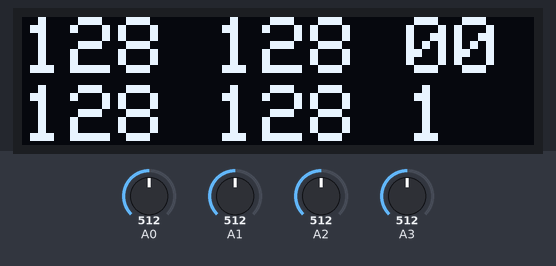
The sketch below on a simulated Arduino Nano, built with avr-gcc and run on an emulated ATmega328P. Shown: 128×32 one-colour display. The test bench sets the inputs (shaded band); at power-on: A0 = 512, A1 = 512, A2 = 512, A3 = 512. The display library's start-up logo is not drawn; no radio packets arrive unless stated.

Above: at 2.3 s.
2.4 s: A0 set to 716
At 3.0 s:
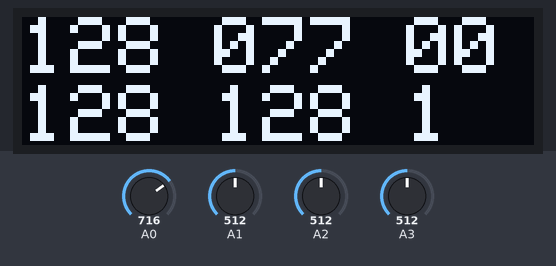
4.0 s: A1 set to 716
At 5.2 s:
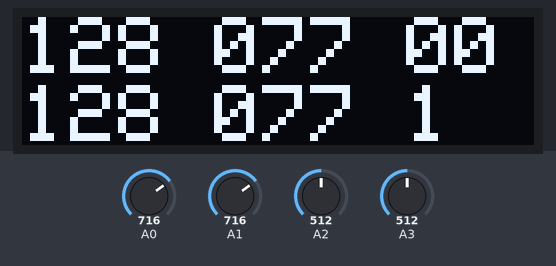
5.5 s: A2 set to 716
At 6.8 s:
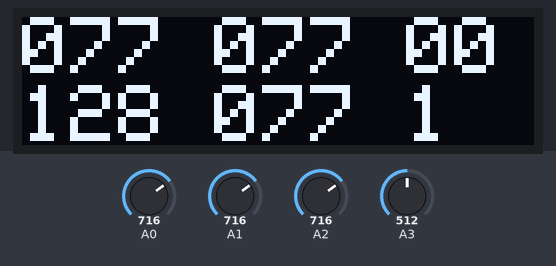
7.1 s: A3 set to 716
At 7.7 s:
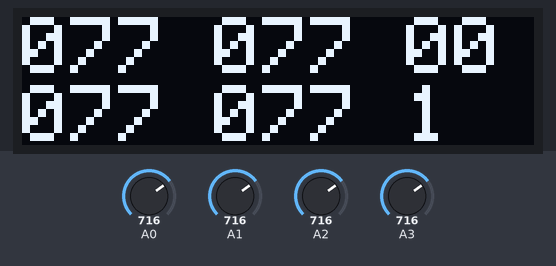
8.6 s: A0 set to 992
At 9.6 s:
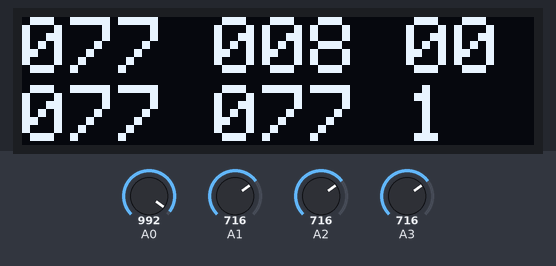
10.1 s: A1 set to 992
At 11.3 s:
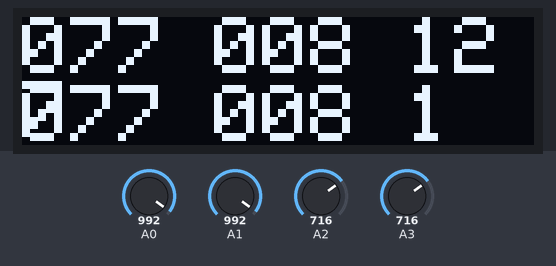
Timing chart, 0 to 13.1 s (numbered marks = the images above; inputs shaded):
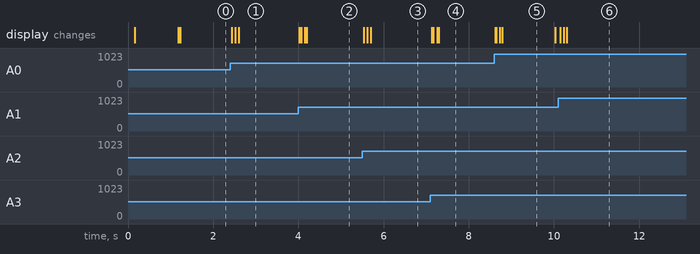

The sketch:

nrf_remote_oled.ino
```cpp
// (licence header left out)
/**
 * Example LED Remote
 *
 * This is an example of how to use the RF24 class to control a remote
 * bank of LED's using buttons on a remote control.
 *
 * On the 'remote', connect any number of buttons or switches from
 * an arduino pin to ground.  Update 'button_pins' to reflect the
 * pins used.
 *
 * On the 'led' board, connect the same number of LED's from an
 * arduino pin to a resistor to ground.  Update 'led_pins' to reflect
 * the pins used.  Also connect a separate pin to ground and change
 * the 'role_pin'.  This tells the sketch it's running on the LED board.
 *
 * Every time the buttons change on the remote, the entire state of
 * buttons is send to the led board, which displays the state.
 */


//#include <Wire.h>
#include <SPI.h>
#include "nRF24L01.h"
#include "RF24.h"
#include "printf.h"

//
// Hardware configuration
//

// Set up nRF24L01 radio on SPI bus plus pins 9 & 10 (CE & CS)

//RF24 radio(10, 9); //rf nano
RF24 radio(8,9 );

// sets the role 1 rx, 2 tx
const int role_remote = 1;
const int role_led = 2;

const int role = role_remote;

// Pins on the remote for buttons
const uint8_t num_buttons = 4;

// Single radio pipe address for the 2 nodes to communicate.
const uint64_t pipe = 0xE8E8F0F0E1LL;

// The debug-friendly names of those roles
const char* role_friendly_name[] = { "invalid", "Remote", "rx Board"};

//
// Payload
//


uint16_t button_states[num_buttons];
uint8_t led_states[num_buttons];
const uint8_t msgSize = sizeof(button_states);

//analog
int xval=0, yval =0;

//
// Setup
//


// oled stuff

#include <Wire.h>
#include <Adafruit_GFX.h>
#include <Adafruit_SSD1306.h>

#define SCREEN_WIDTH 128 // OLED display width, in pixels
#define SCREEN_HEIGHT 32 // OLED display height, in pixels

#define OLED_RESET     -1 // Reset pin # (or -1 if sharing Arduino reset pin)
#define SCREEN_ADDRESS 0x3C ///< See datasheet for Address; 0x3D for 128x64, 0x3C for 128x32
Adafruit_SSD1306 display(SCREEN_WIDTH, SCREEN_HEIGHT, &Wire, OLED_RESET);

#include "analog.h"

    //usb down!
analog a0(0); //right 0 up
analog a1(1); //not working?
analog a2(2); //left 255 up
analog a3(3); //turn

//start/title screen screen
void mRec(){
    display.drawRect(1, 1, display.width()-2, display.height()-4, SSD1306_WHITE);

    display.setTextSize(3);             // Normal 1:1 pixel scale
    display.setTextColor(SSD1306_WHITE);        // Draw white text
    display.setCursor(6,4);             // Start at top-left corner
    display.println("PiPico");
    display.setCursor(15,20);
    display.println("Clock");
    display.display();
}


bool showtime = false;  //show time or animation
bool pacd = false;  //anamation flag
int stepsize = 11;  //width of dots//jump width
int tt = 0, stage = 0;    //tik //level
int astart = 0, aend = 1, asteps = 15, apausetik =0;

void mTri(int x ) {
    int w = 23, h = 5+(x%2)*15, y = 30, xx = stepsize*x;
    display.fillTriangle( xx+3, y, xx+w, y+h, xx+w, y-h, SSD1306_BLACK);

}
void mdrawCircle(int x, int y, int d){
    display.fillCircle(x, y, d, SSD1306_WHITE);
    display.display();
}

void drawPac(int x){
      int y = 30;
      int i = x-1;
      mdrawCircle((i)*stepsize, 30, 22);
      display.fillCircle(stepsize*i+7, y-11, 2, SSD1306_BLACK);
      mTri(i);
      display.display();
}
//left, right, steps, stage counter
void pac(){
    if(++tt < 10000) return;    //end here

      tt = 0;  //draw dots...
          display.clearDisplay();
      if(stage ==0 and aend++ > asteps){
        stage = 1;
        for(int i=astart; i<aend; i++)
        mdrawCircle(11+i*stepsize, 32, 1);

      } else if(stage == 1 and astart++ <aend){
          display.clearDisplay();
          drawPac(astart);
         for(int i=astart; i<aend; i++)
           mdrawCircle(11+i*stepsize, 32, 1);
           if(astart>asteps/2) stage = 2;
      }else if(stage == 2){    //pause keep chomping
          if(apausetik++ > asteps/2){
              stage = 3;
              apausetik = 0;
          }
          display.clearDisplay();
          drawPac(astart);
         for(int i=astart; i<aend; i++)
           mdrawCircle(11+i*stepsize, 32, 1);

      } else if(stage == 3 and astart++ <=asteps){    //pause keep chomping
          if(astart>= asteps) stage = 4;
          display.clearDisplay();
          drawPac(astart);
         for(int i=astart; i<aend; i++)
           mdrawCircle(11+i*stepsize, 32, 1);

      } else if(stage == 4){
         if(apausetik++ > asteps/2){
              stage = 5;
              apausetik = 0;
          }
          testdrawoled("ACME", "00");
      } else if(stage == 5){
         if(apausetik++ > asteps/2){
              stage = 6;
              apausetik = 0;
          }
          testdrawoled("Remote", "01");
      }else if(stage == 6){
         showtime = true;
         astart= 0;
         aend = 1;
         pacd = false;
      }
}
void playPac(){
  pacd = true;
  showtime = false;
  stage = 0;
}

//draw oled/ 2 lines
void testdrawoled( String currentTime, String line2) {
  display.clearDisplay();

  display.setTextSize(2);             // Normal 1:1 pixel scale
  display.setTextColor(SSD1306_WHITE);        // Draw white text
  display.setCursor(0,0);             // Start at top-left corner
  display.println(currentTime);
//  display.println(currentTime.substring(0,4) ); //only 4 chars wide on the main line...

  display.setTextSize(2);
  display.setCursor(0,17);             // Start at top-left corner
  display.println(line2);
  //add day/date in the empty space
  display.display();
}

//end oled stuff

void setup(void)
{

  //
  // Print preamble
  //
//  Serial.begin(57600);
//  printf_begin();
//  delay(222);
//  for(int i=0; i<111; i++) if(Serial) break;
////  while(!Serial);
//  Serial.println("Acme rf TEST");
//  printf("\n\rRF24/examples/led_remote/\n\r");
//  printf("ROLE: %s\n\r",role_friendly_name[role]);

  //
  // Setup and configure rf radio
  //

  radio.begin();
  radio.setPALevel(RF24_PA_LOW);    //RF24_PA_MIN=-18dBm, RF24_PA_LOW=-12dBm, RF24_PA_MED=-6dBM, and RF24_PA_HIGH=0dBm.
  radio.setDataRate(RF24_250KBPS);
   //speed  RF24_250KBPS for 250kbs, RF24_1MBPS for 1Mbps, or RF24_2MBPS for 2Mbps

  // Open pipes to other nodes for communication
  //

  // This simple sketch opens a single pipes for these two nodes to communicate
  // back and forth.  One listens on it, the other talks to it.

  if ( role == role_remote )
  {
    radio.openWritingPipe(pipe);
  }
  else
  {
    radio.openReadingPipe(1,pipe);
  }

  //
  // Start listening
  //

  if ( role == role_led )
    radio.startListening();

  //
  // Dump the configuration of the rf unit for debugging
  //

//  radio.printDetails();

  //
  // Set up buttons / LED's
  //

  // Set pull-up resistors for all buttons
  if ( role == role_remote )
  {


    // SSD1306_SWITCHCAPVCC = generate display voltage from 3.3V internally
  if(!display.begin(SSD1306_SWITCHCAPVCC, SCREEN_ADDRESS)) {
//    Serial.println(F("SSD1306 allocation failed"));
    for(;;); // Don't proceed, loop forever
  }
  display.display();
  delay(100); // Pause for 2 seconds

  // Clear the buffer
  display.clearDisplay();
  testdrawoled("ACME", "MicroRF"); //CALLS DISPLAY()

  delay(1000);
  display.clearDisplay();
  mRec();  //sbow title screen

   for(int i=0; i<11; i++){
     a0.getVal();
     a1.getVal();
     a2.getVal();
     a3.getVal();
   }
  }

  // Turn LED's ON until we start getting keys
  if ( role == role_led )
  {

  }

}

//
// Loop
//

int a, b, c, d;
long lst =0;
int hz = 0, hzz = 0;

void loop(void)
{
  //
  // Remote role.  If the state of any button has changed, send the whole state of
  // all buttons.
  //


  if ( role == role_remote )
  {

    if(millis()-lst > 10000){
      lst = millis();
      hz = tt;
//    if(++tt > 100)
    tt = 0;
    }
    tt++;
    if(tt%4==0) a = a0.getVal();
    else if(tt%4==1) b = a1.getVal();
    else if(tt%4==2) c = a2.getVal();
    else if(tt%4==3) d = a3.getVal();
//    pac();
    button_states[0] = a;
    button_states[1] = b;
    button_states[2] = c;
    button_states[3] = d;


//      printf("Now sending...%d %d %d %d ",a, b, c, d);
      bool ok = radio.write( button_states, msgSize );
//      if (ok)
//        printf("ok\n\r");
//      else
//        printf("failed\n\r");


    if(tt%3 ==0) {
     //update the screen less...then the radio.
//      tt = 0;  //draw dots...
    char l1[12], l2[12] ;
    sprintf(l1,"%03d %03d %02d", c, a, hz/10);
    sprintf(l2,"%03d %03d %d", d, b, ok);
    testdrawoled(l1, l2);
    }

    // Try again in a short while
//    delay(10);
  }

}
```

analog.h
```cpp
#ifndef PwmRead_h
#define PwmRead_h

#include "Arduino.h"
/*
 * Saul Castro
 *
 * analog smoothing
 *
  */

class analog{

    public:
    analog(int p){ pin = p; flipa = false; }

    analog(int p,bool flip){ pin = p;  flipa = flip; }

    analog(int p,bool flip, int n){ pin = p;  flipa = flip; }

    int getVal( ){

        int a = analogRead(pin);
        if(flipa)   a = map(a, 0, 1023, 0, 255 );
        else        a = map(a, 0, 1023, 255, 0);

        return getVal(a);
    }

    int getVal(int a){
        total = total - readings[readIndex];

        // read from the sensor:
        readings[readIndex] = a;
        // add the reading to the total:
        total = total + readings[readIndex];
        // advance to the next position in the array:
        readIndex = readIndex + 1;

        // if we're at the end of the array...
        if (readIndex >= numReadings) {
          // ...wrap around to the beginning:
          readIndex = 0;
        }

        // calculate the average:
        average = total / numReadings;

       return average; }

   private:
   //analog smoothing
    int pin;
    bool flipa; //flip the analog direction
    static const int numReadings = 7;    //more readings for a slower fade.
    int readings[numReadings];      // the readings from the analog input
    int readIndex = 0;              // the index of the current reading
    int total = 0;                  // the running total
    int average = 0;                // the average

  };


  #endif
```

Measured:
- after the input at 2.4 s, the display: first changes at once (image 1 shows a later state)
- after the input at 4.0 s, the display: first changes at once (image 2 shows a later state)
- after the input at 5.5 s, the display: first changes at once (image 3 shows a later state)
- after the input at 7.1 s, the display: first changes at once (image 4 shows a later state)
- after the input at 8.6 s, the display: first changes at once (image 5 shows a later state)
- after the input at 10.1 s, the display: first changes after 0.05 s (image 6 shows a later state)
- what the display in image 5 shows lasts 1.2 s, from 8.8 s to 10.0 s
